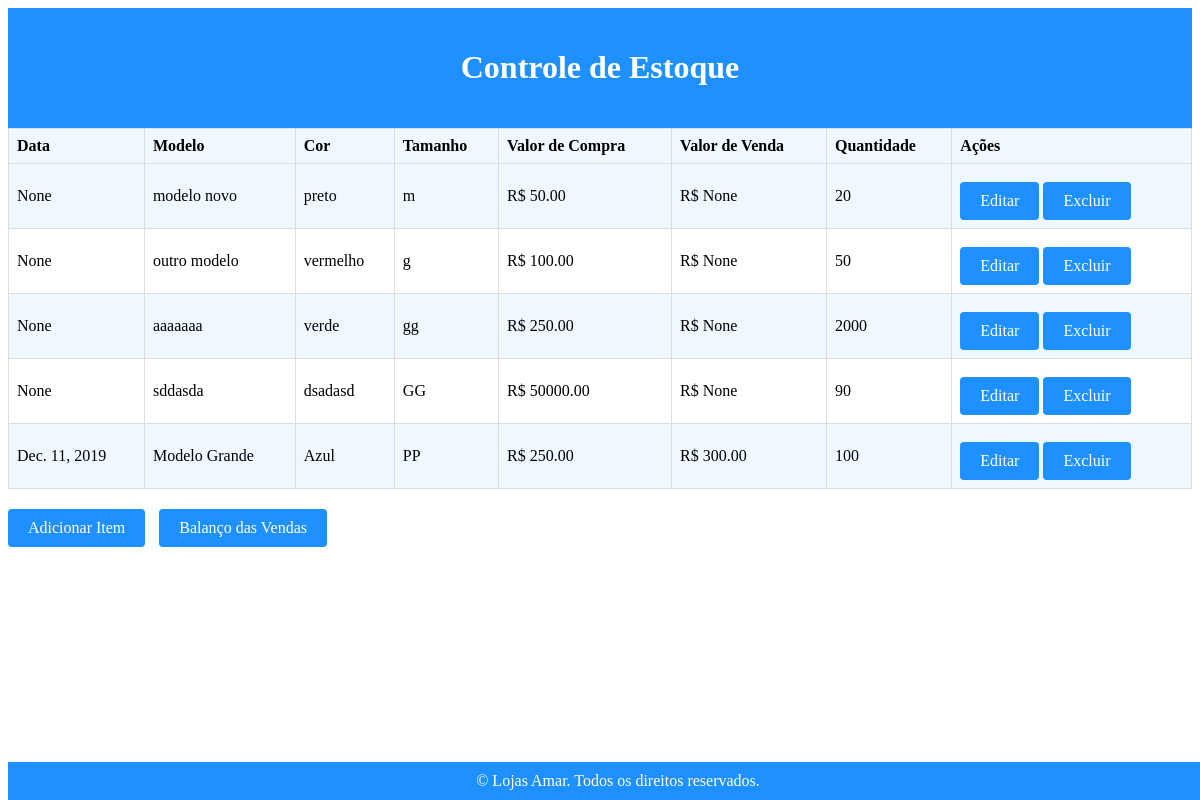
The page /inventory/stock-control/ on the database its author committed.
### inventory/models.py (models this page shows, shortened)
class Item(models.Model):
    data = models.DateField(null=True, blank=True)
    modelo = models.CharField(max_length=100)
    cor = models.CharField(max_length=50)
    tamanho = models.CharField(max_length=20)
    valor = models.DecimalField(max_digits=10, decimal_places=2)
    valor_venda = models.DecimalField(max_digits=10, decimal_places=2, null=True, blank=True)
    quantidade = models.PositiveIntegerField()

### inventory/views.py (the view)
# urls.py: path('stock-control/', views.stock_control, name='stock_control'),
def stock_control(request):
    items = Item.objects.all()
    return render(request, 'inventory/stock_control.html', {'items': items})

### inventory/templates/inventory/stock_control.html (shortened to what this page needs)
{% load static %}
<!DOCTYPE html>
<html>
<head>
</head>
<body>
    <header>
        <h1>Controle de Estoque</h1>
    </header>
    <table>
        <tr>
            <th>Data</th>
            <th>Modelo</th>
            <th>Cor</th>
            <th>Tamanho</th>
            <th>Valor de Compra</th>
            <th>Valor de Venda</th>
            <th>Quantidade</th>
            <th>Ações</th>
        </tr>
        {% for item in items %}
        <tr>
            <td>{{ item.data }}</td>
            <td>{{ item.modelo }}</td>
            <td>{{ item.cor }}</td>
            <td>{{ item.tamanho }}</td>
            <td>R$ {{ item.valor }}</td>
            <td>R$ {{ item.valor_venda }}</td>
            <td>{{ item.quantidade }}</td>
            <td>
                <a href="{% url 'inventory:edit_item' item.id %}" class="button">Editar</a>
                <a href="{% url 'inventory:delete_item' item.id %}" class="button">Excluir</a>
            </td>
        </tr>
        {% endfor %}
    </table>
    <div class="button-container">
        <a href="{% url 'inventory:add_item' %}" class="button">Adicionar Item</a>
        <a href="{% url 'inventory:sales_balance' %}" class="button">Balanço das Vendas</a>
    </div>
    <footer>
        © {{ current_year }} Lojas Amar. Todos os direitos reservados.
    </footer>
</body>
</html>

### inventory/templates/inventory/stock_control.html (style rules this page uses)
header { background-color: #1E90FF; color: white; padding: 20px; text-align: center; }
footer { background-color: #1E90FF; color: white; padding: 10px; text-align: center; position: absolute; bottom: 0; width: 100%; }
.button { display: inline-block; background-color: #1E90FF; color: white; padding: 10px 20px; text-align: center; text-decoration: none; font-size: 16px; margin-top: 10px; border: none; border-radius: 4px; cursor: pointer; }
table { width: 100%; border-collapse: collapse; }
th, td { border: 1px solid #ddd; padding: 8px; text-align: left; }
th { background-color: #F0F8FF; }
tr:nth-child(even) { background-color: #F0F8FF; }
.button-container { margin-top: 10px; }
.button-container .button { margin-right: 10px; }

### rows shown on the page
Item: data "None", modelo "modelo novo", cor "preto", tamanho "m", valor "50.00", valor_venda "None", quantidade "20"
Item: data "None", modelo "outro modelo", cor "vermelho", tamanho "g", valor "100.00", valor_venda "None", quantidade "50"
Item: data "None", modelo "aaaaaaa", cor "verde", tamanho "gg", valor "250.00", valor_venda "None", quantidade "2000"
Item: data "None", modelo "sddasda", cor "dsadasd", tamanho "GG", valor "50000.00", valor_venda "None", quantidade "90"
Item: data "Dec. 11, 2019", modelo "Modelo Grande", cor "Azul", tamanho "PP", valor "250.00", valor_venda "300.00", quantidade "100"
